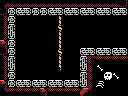

The image is a tile-based game level rendered from a .tmx file. Its description and complete source (layers, tilesets, objects, tile grids) follow:
An orthogonal 16x12 tile map with 8x8 px tiles, 1 tile layer (Tile Layer 1) and 9 objects (2x item, 2x breakable-left, big-item, door-left, 4x4-item, ...).

<map version="1.0" orientation="orthogonal" renderorder="right-down" width="16" height="12" tilewidth="8" tileheight="8" nextobjectid="10">
 <properties>
  <property name="right" value="half-hole" />
 </properties>
 <tileset firstgid="1" name="tiles" tilewidth="8" tileheight="8" tilecount="256" columns="16">
  <image source="tiles.png" width="128" height="128" />
 </tileset>
 <layer name="Tile Layer 1" width="16" height="12">
  <data encoding="csv">
129,252,252,252,252,252,252,252,252,252,252,252,252,252,252,124,
124,165,103,104,165,165,103,104,103,104,103,104,103,104,103,104,
251,165,1,1,1,1,1,135,1,1,1,1,1,1,1,1,
251,105,1,1,1,1,1,132,1,1,1,1,1,1,1,1,
251,106,1,1,1,1,1,135,1,1,1,1,1,1,1,1,
119,165,1,1,1,1,1,135,1,1,1,1,1,1,1,1,
124,165,1,1,1,1,1,132,1,1,103,104,103,104,103,104,
251,105,1,1,1,1,1,135,1,1,105,126,254,254,254,254,
251,106,1,1,1,1,1,256,1,1,106,150,161,167,167,167,
251,165,1,1,1,1,1,1,1,1,105,150,167,155,161,167,
119,165,103,104,103,104,103,104,103,104,106,150,156,167,167,167,
145,254,254,254,254,119,254,254,254,254,117,146,167,167,167,167
</data>
 </layer>
 <objectgroup name="objects">
  <object id="1" type="item" x="24" y="64" width="16" height="16" />
  <object id="2" type="big-item" x="16" y="56" width="32" height="24" />
  <object id="3" type="breakable-left" x="0" y="16" width="16" height="32" />
  <object id="4" type="breakable-left" x="0" y="48" width="16" height="32" />
  <object id="5" type="door-left" x="0" y="16" width="16" height="24" />
  <object id="6" type="4x4-item" x="16" y="48" width="32" height="32" />
  <object id="7" type="door-down" x="48" y="80" width="32" height="16" />
  <object id="8" type="breakable-down" x="48" y="80" width="32" height="16" />
  <object id="9" type="item" x="96" y="32" width="16" height="16" />
 </objectgroup>
</map>
